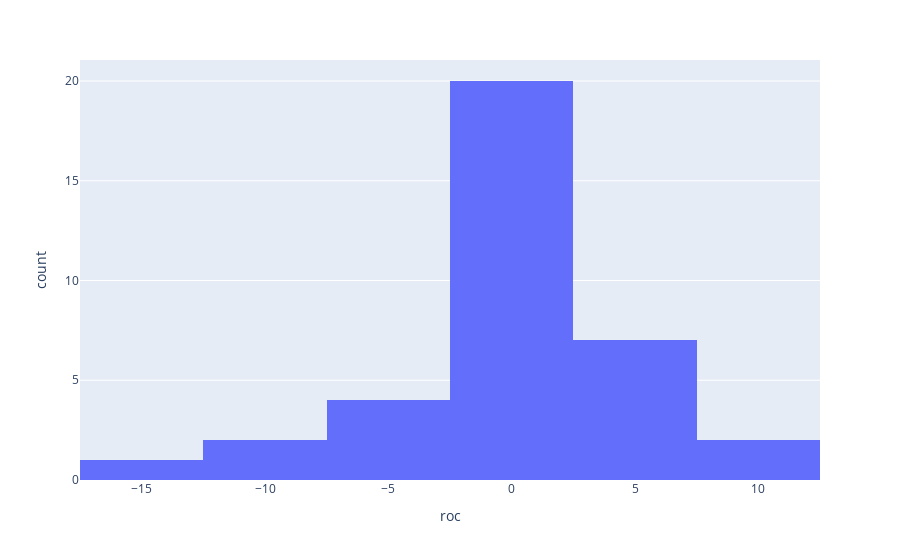

Notebook code cell kept with this figure:
### Code cell
px.histogram(roc_df[roc_df['video_id'] == '4'], x='roc', barmode='group')

### Figure 1 — Plotly figure (JSON) as saved in the notebook; plotly's stock layout.template omitted (floating-point values rounded to 4 significant figures)
{"data": [{"alignmentgroup": "True", "bingroup": "x", "hovertemplate": "roc=%{x}<br>count=%{y}<extra></extra>", "legendgroup": "", "marker": {"color": "#636efa"}, "name": "", "offsetgroup": "", "orientation": "v", "showlegend": false, "type": "histogram", "x": [0.5939, 0.0344, -0.5568, -0.0715, 4.352, 4.964, -0.6404, -8.675, -0.8495, 2.234, 2.72, -4.104, 8.571, 0.489, -0.2137, -8.846, 1.32, 1.399, -0.0941, -2.625, 4.024, -1.409, 0.7718, -3.386, -0.7926, 0.2518, 4.011, -2.456, -5.424, 0.5888, -0.3902, 5.225, 9.181, -15.02, 0, 5.839], "xaxis": "x", "yaxis": "y"}], "layout": {"barmode": "group", "legend": {"tracegroupgap": 0}, "margin": {"t": 60}, "xaxis": {"anchor": "y", "domain": [0, 1], "title": {"text": "roc"}}, "yaxis": {"anchor": "x", "domain": [0, 1], "title": {"text": "count"}}}}
